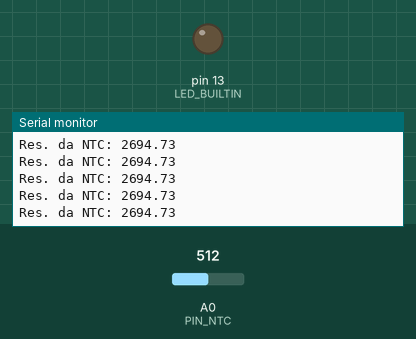
Bench run of a sketch on a simulated Arduino Mega 2560, built with avr-gcc and run on an emulated ATmega2560. Parts: output pins drawn as LEDs (lit = HIGH), the last lines printed to the serial monitor. The test bench sets the inputs (shaded band); at power-on: A0 (PIN_NTC) = 512.

Above: at 4.2 s.
4.3 s: A0 (PIN_NTC) set to 761
At 5.2 s:
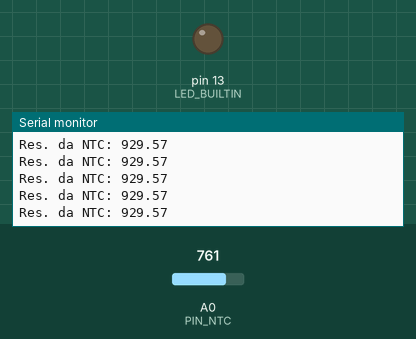
7.3 s: A0 (PIN_NTC) set to 732
At 8.1 s:
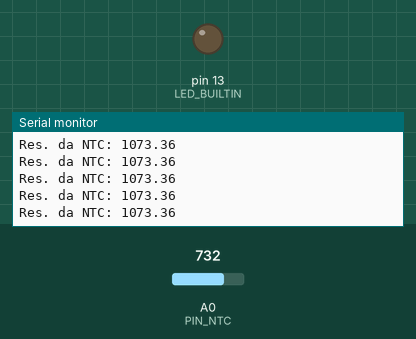
Timing chart, 0 to 10.3 s (numbered marks = the images above; inputs shaded):
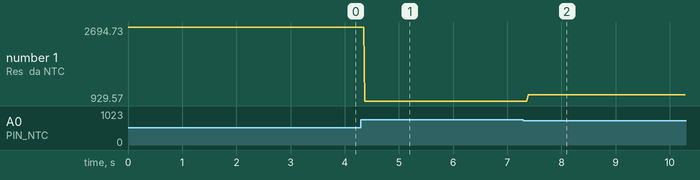

Measured:
- after the input at 4.3 s, the serial monitor: prints a new line after 0.07 s (image 1)
- after the input at 7.3 s, the serial monitor: prints a new line after 0.08 s (image 2)
- plotted number 1: 2694.73 → 929.57 after the input at 4.3 s, 929.57 → 1073.36 after the input at 7.3 s

The sketch:

RP4-c_NTC-2.ino
```cpp
/**
 * @ex - Mod.3a - RP3-c
 * @brief - ler valor do NTC (com expressão da P4)
 * @date - 29/11
 * @author - Afonso & Natanael
 * @state - OK
 */

/**
 * LIGAÇÕES: @Arduino 'Mega 2560'
 * 5V -> USB
 * GND -> breadboard
 * A0 -> NTC + (A0) + R. 2.7 kOhm
 *
 * @NTC
 * + -> 5V
 * - -> V_out, Arduino/Pin A0
 */

const int PIN_NTC = A0;

void setup() {
  Serial.begin(9600);
  pinMode(LED_BUILTIN, OUTPUT);
}

void loop() {
  int sensorValue = analogRead(PIN_NTC);

  float voltage = sensorValue * (5.0 / 1023.0);

  float RES_NTC = 0.0;
  RES_NTC = 2700 * ((5.0 / voltage) - 1);

  // Valor da resistência da NTC
  Serial.print("Res. da NTC: ");
  Serial.println(RES_NTC);
}
```
